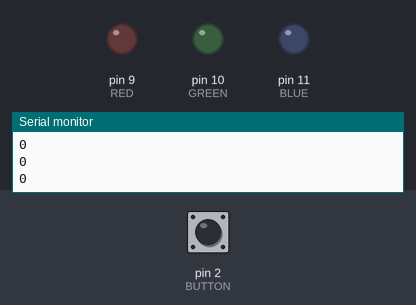
Recording of a sketch running on a simulated Arduino Uno, built with avr-gcc and run on an emulated ATmega328P. Shown: output pins drawn as LEDs (lit = HIGH), the last lines printed to the serial monitor. The test bench sets the inputs (shaded band); at power-on: pin 2 (BUTTON) LOW.

Above: at 1.2 s.
1.3 s: pin 2 (BUTTON) pulled HIGH for 0.15 s
At 1.6 s:
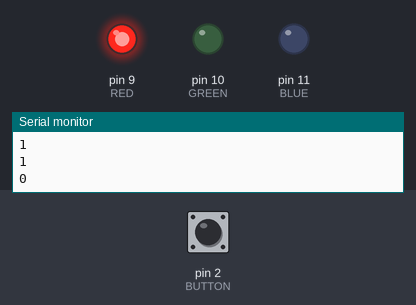
2.9 s: pin 2 (BUTTON) pulled HIGH for 1 s
At 4.1 s:
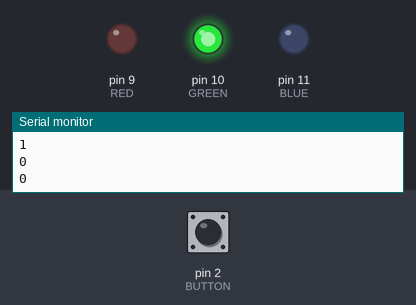
5.4 s: pin 2 (BUTTON) pulled HIGH for 0.15 s
At 6.1 s:
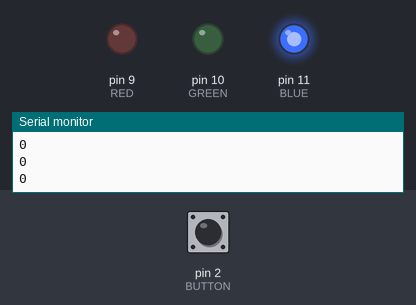
7.0 s: pin 2 (BUTTON) pulled HIGH for 3.2 s
At 7.3 s:
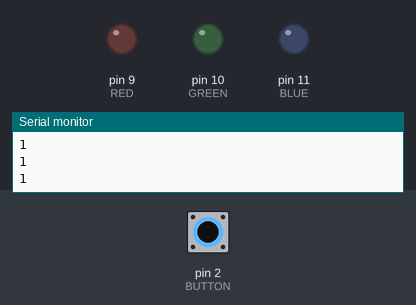
Timing chart, 0 to 10.0 s (numbered marks = the images above; inputs shaded):
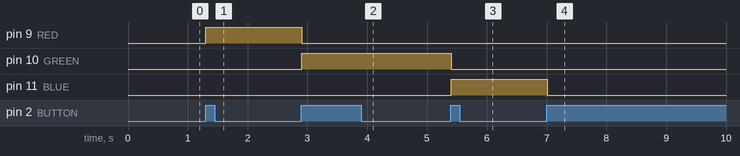

The sketch:

simple_3LED.ino
```cpp
const int BAUD    = 9600;
const int BUTTON  = 2;

enum ColorType
{
  OFF   = 8,
  RED   = 9,
  GREEN = 10,
  BLUE  = 11,
};

int prevBtnVal;
ColorType color;

void setup()
{
  Serial.begin(BAUD);

  pinMode(RED, OUTPUT);
  pinMode(GREEN, OUTPUT);
  pinMode(BLUE, OUTPUT);
  pinMode(BUTTON, INPUT);

  prevBtnVal  = LOW;
  color       = OFF;
}

void getNextColor()
{
  if (color == BLUE)
  {
    color = OFF;
  }
  else
  {
    color = (ColorType) (color + 1);
  }
}

void setColor(ColorType type, int state)
{
  if (state == HIGH)
  {
    digitalWrite(RED, LOW);
    digitalWrite(GREEN, LOW);
    digitalWrite(BLUE, LOW);

    digitalWrite(type, state);
  }
}

void loop()
{
  int input = digitalRead(BUTTON);  // Button 입력값 체크

  if (prevBtnVal != input && input == HIGH)                // Button 이 눌러졌으면
  {
    getNextColor();
    setColor(color, HIGH);
  }

  prevBtnVal = input;

  Serial.println(input);
  delay(100);
}
```

Measured:
- after the input at 1.3 s, pin 9 (RED): LOW → HIGH at once
- after the input at 2.9 s, pin 9 (RED): HIGH → LOW at once; pin 10 (GREEN): LOW → HIGH at once
- after the input at 5.4 s, pin 10 (GREEN): HIGH → LOW at once; pin 11 (BLUE): LOW → HIGH at once
- after the input at 7.0 s, pin 11 (BLUE): HIGH → LOW at once
